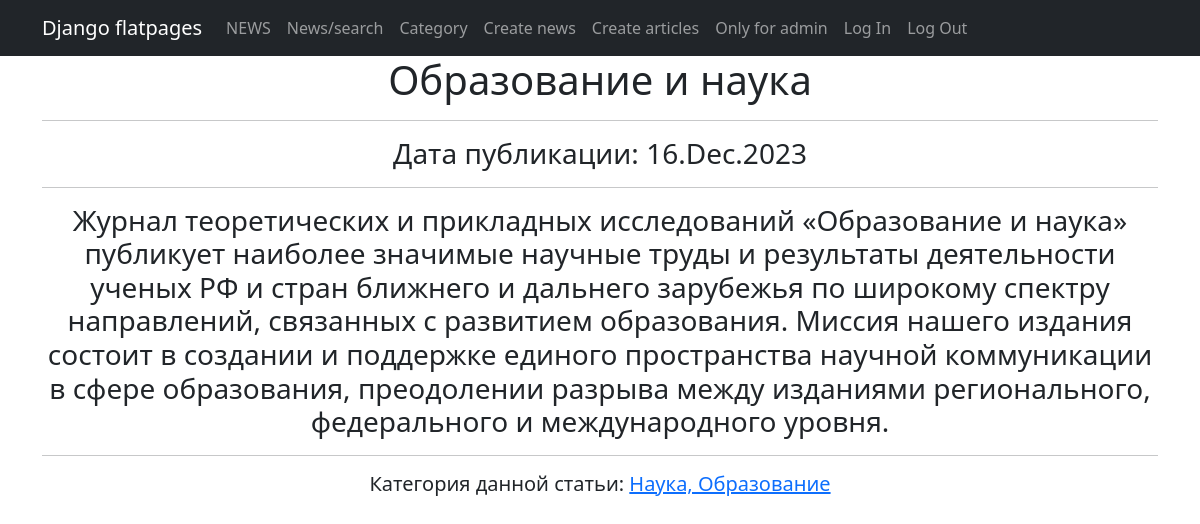
The page /news/2 on the database its author committed.
### news/models.py (models this page shows, shortened)
class Post(models.Model):
    author = models.ForeignKey(Author, on_delete=models.CASCADE, verbose_name='Автор')
    position = models.CharField(max_length=2,
                                choices=POSITIONS,
                                default=news)
    time_create = models.DateTimeField(auto_now_add=True)
    category = models.ManyToManyField(Category, through='PostCategory', verbose_name='Категория')
    title = models.CharField(max_length=255, verbose_name='Заголовок')
    text = models.TextField(verbose_name='Контент')
    rating = models.IntegerField(default=0)
    def get_category(self):
        categories = self.category.all()
        if len(categories) == 1:
            return f"{categories[0].name}"
        else:
            list_category = []
            for category in categories:
                list_category.append(category.name)
            return f"{', '.join(list_category)}"
    def get_category_url(self):
        category = self.category.all()[0]
        return reverse(
            'news:category_detail',
            args=[category.id]
        )

class Category(models.Model):
    name = models.CharField(max_length=255, unique=True)
    subscribers = models.ManyToManyField(User, through='CategorySubscribers')

### news/views.py (the view)
# urls.py: path('<int:pk>', PostDetail.as_view(), name='post_detail'),
class PostDetail(DetailView):
    model = Post
    template_name = 'post.html'
    context_object_name = 'post'
    pk_url_kwarg = 'pk'

### news/templatetags/custom_filter.py (called while the page is built)
@register.filter()
def censor(text):
    if isinstance(text, str):
        text1 = []
        for string in text.split():
            for string_not in STRING_NOT:
                if string.lower().startswith(string_not[:-4]):
                    if string[-1] in ZNAKI:
                        string = string[0] + '*' * len(string[1:-1]) + string[-1]
                    else:
                        string = string[0] + '*' * len(string[1:-1])
            text1.append(string)
    else:
        raise TypeError
    return " ".join(text1)

### templates/post.html (shortened to what this page needs)
{% extends 'flatpages/default.html' %}
{% load custom_filter %}
{% block content %}
{% if post %}
<h1>{{ post.title|censor }}</h1>
<hr>
<h3>Дата публикации: {{ post.time_create|date:'d.M.Y' }}</h3>
<hr>
<h3>{{ post.text|censor }}</h3>
<hr>
{% if post.get_category %}
<h5>Категория данной статьи: <a href="{{ post.get_category_url }}">{{ post.get_category }}</a></h5>
{% else %}
<h5>Категория не установлена</h5>
{% endif %}
{% else %}
<h3>Статья не найдена!</h3>
{% endif %}
{% endblock content %}

### rows shown on the page
Post: title|censor "Образование и наука", time_create "16.Dec.2023", text|censor "Журнал теоретических и прикладных исследований «Образование и наука» публикует наиболее значимые научные труды и результаты деятельности ученых РФ и стран ближнего и дальнего зарубежья по широкому спектру направлений, связанных с развитием образования. Миссия нашего издания состоит в создании и поддержке единого пространства научной коммуникации в сфере образования, преодолении разрыва между изданиями регионального, федерального и международного уровня.", get_category "Наука, Образование"
